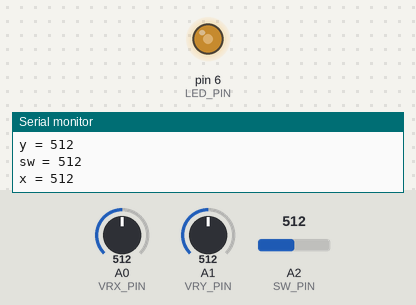
A sketch run on a simulated Arduino Uno, built with avr-gcc and run on an emulated ATmega328P. On the bench: output pins drawn as LEDs (lit = HIGH), the last lines printed to the serial monitor. The test bench sets the inputs (shaded band); at power-on: A0 (VRX_PIN) = 512, A1 (VRY_PIN) = 512, A2 (SW_PIN) = 512.

Above: at 1.2 s.
1.3 s: A0 (VRX_PIN) set to 716
At 2.5 s:
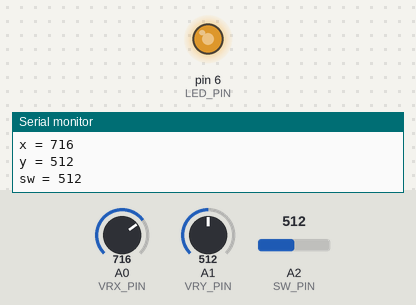
2.8 s: A0 (VRX_PIN) set to 991
At 3.1 s:
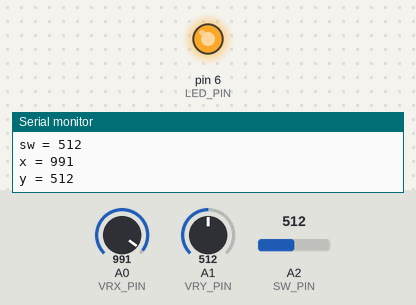
4.3 s: A0 (VRX_PIN) set to 1007
At 5.0 s:
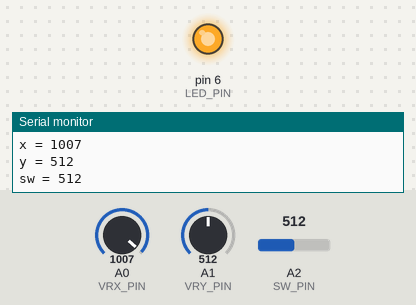
5.8 s: A0 (VRX_PIN) set to 245
At 6.4 s:
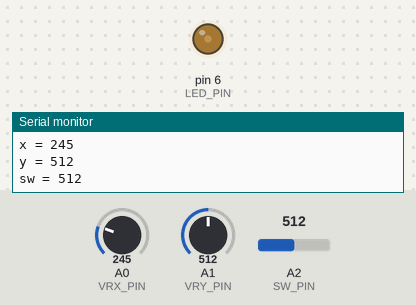
7.3 s: A0 (VRX_PIN) set to 0
At 8.0 s:
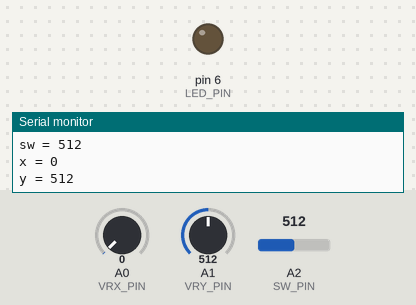
Timing chart, 0 to 9.8 s (numbered marks = the images above; inputs shaded):
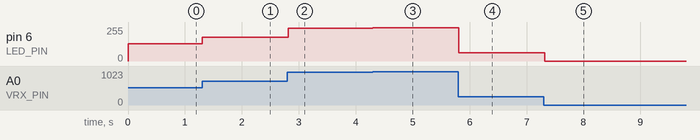

The sketch:

main.ino
```cpp
/*
  main.ino

  Changes the brightness of an LED using an Arduino and joystick.
*/

#define VRX_PIN A0 // VRX connected to A0
#define VRY_PIN A1 // VRY connected to A1
#define SW_PIN A2 // SW connected to A2
#define LED_PIN 6 // LED connected to D6

int xValue = 0; // joystick x-value
int yValue = 0; // joystick y-value
int swValue = 0; // joystick click value

void setup() {
  Serial.begin(9600);
  pinMode(LED_PIN, OUTPUT); // LED pin set to output
}

void loop() {

  // Reads the values of the joystick. They both have a max value of 1023.
  xValue = analogRead(VRX_PIN);
  yValue = analogRead(VRY_PIN);
  swValue = analogRead(SW_PIN);

  // Roughly calculates 0-255. (It's really 1023 / 4 =255.75). So, if it calculates over 255, set it to 255.
  int brightness = xValue / 4;
  if (brightness > 255)
    brightness = 255;

  // Turn the LED on at that brightness 0-255.
  analogWrite(LED_PIN, brightness);

  // Print the current values of the joystick
  Serial.print("x = ");
  Serial.println(xValue);
  Serial.print("y = ");
  Serial.println(yValue);
  Serial.print("sw = ");
  Serial.println(swValue);
}
```

Measured:
- after the input at 1.3 s, pin 6 (LED_PIN): 128/255 → 179/255 at once
- after the input at 2.8 s, pin 6 (LED_PIN): 179/255 → 247/255 at once
- after the input at 4.3 s, pin 6 (LED_PIN): 247/255 → 251/255 at once
- after the input at 5.8 s, pin 6 (LED_PIN): 251/255 → 61/255 at once
- after the input at 7.3 s, pin 6 (LED_PIN): 61/255 → 0/255 at once
